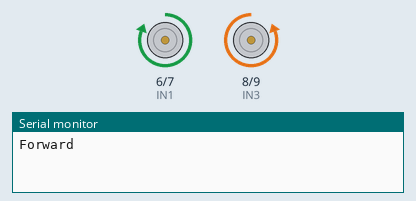
The sketch below on a simulated Arduino Uno, built with avr-gcc and run on an emulated ATmega328P. On the bench: motor-driver pin pairs drawn as motors (green arrow = first pin HIGH = forward, orange = second pin HIGH = backward, longer = more drive, scaled by the enable pin), the last lines printed to the serial monitor.

Above: at 1.0 s.
At 5.8 s:
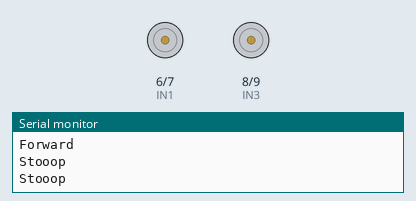
At 11.6 s:
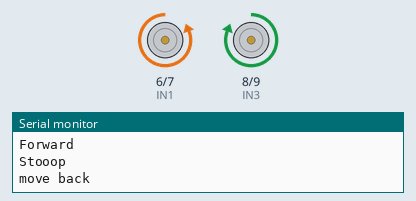
At 17.62 s:
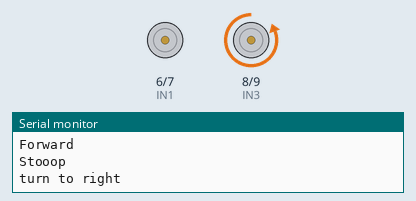
Timing chart, 0 to 19.6 s (numbered marks = the images above):
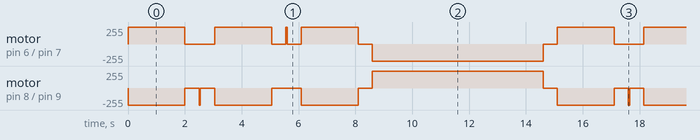

Measured:
- by itself, motor on pin 6 (IN1) / pin 7 (IN2): repeats every 15.1 s: stopped 1.1 s, forward 255/255 2.0 s, stopped 0.50 s, forward 255/255 0.05 s, stopped 0.50 s, forward 255/255 2.0 s, stopped 0.50 s, backward 255/255 6.0 s, stopped 0.50 s, forward 255/255 2.0 s
- by itself, motor on pin 8 (IN3) / pin 9 (IN4): repeats every 15.1 s: stopped 0.50 s, backward 255/255 0.05 s, stopped 0.50 s, backward 255/255 2.0 s, stopped 1.1 s, backward 255/255 2.0 s, stopped 0.50 s, forward 255/255 6.0 s, stopped 0.50 s, backward 255/255 2.0 s

The sketch:

sud_function_forw-back_left_reigt.ion.ino
```cpp
// roux droite
int ENA=5;
int IN1=6;
int IN2=7;

// roux gauche
int ENB=11;
int IN3=8;
int IN4=9;

//avancer
void forward(){
  digitalWrite(ENA,HIGH);
  digitalWrite(ENB, HIGH);

  digitalWrite(IN1, HIGH);
  digitalWrite(IN3, LOW);
  digitalWrite(IN2, LOW);
  digitalWrite(IN4, HIGH);
  Serial.println("Forward");

}

//reculer
void move_back(){
  digitalWrite(ENA,HIGH);
  digitalWrite(ENB, HIGH);

  digitalWrite(IN1, LOW);
  digitalWrite(IN3, HIGH);
  digitalWrite(IN2, HIGH);
  digitalWrite(IN4, LOW);
  Serial.println("move back");

}

//stop
void _stop(){
  digitalWrite(ENA,HIGH);
  digitalWrite(ENB, HIGH);

  digitalWrite(IN1, LOW);
  digitalWrite(IN3, LOW);
  digitalWrite(IN2, LOW);
  digitalWrite(IN4, LOW);
  Serial.println("Stooop");

}

// tourner à droite
void turn_right(){
  digitalWrite(ENA,HIGH);
  digitalWrite(ENB, HIGH);


  digitalWrite(IN3,LOW);
  digitalWrite(IN4,HIGH);

  //digitalWrite(IN1, LOW);
  //digitalWrite(IN3, LOW);
  //digitalWrite(IN2, HIGH);
  //digitalWrite(IN4, HIGH);
  Serial.println("turn to right");
}

// tourner à gauche
void turn_left(){
  digitalWrite(ENA,HIGH);
  digitalWrite(ENB, HIGH);

   digitalWrite(IN2,LOW);
  digitalWrite(IN1,HIGH);

 // digitalWrite(IN1, LOW);
 // digitalWrite(IN3, HIGH);
 // digitalWrite(IN2, LOW);
 // digitalWrite(IN4, HIGH);
 // Serial.println("turn to left");

}


void setup() {
  Serial.begin(9600);
  pinMode(IN1,OUTPUT);
  pinMode(IN4,OUTPUT);
  pinMode(IN2,OUTPUT);
  pinMode(IN3,OUTPUT);
  pinMode(ENA,OUTPUT);
  pinMode(ENB,OUTPUT);
}

void loop() {
  forward();
  delay(2000);

  _stop();
  delay(500);

  turn_right();
  delay(50);

  _stop();
  delay(500);

  forward();
  delay(2000);

  _stop();
  delay(500);

  turn_left();
  delay(50);

  _stop();
  delay(500);

  forward();
  delay(2000);

  _stop();
  delay(500);

  move_back();
  delay(6000);

  _stop();
  delay(500);

}
```
